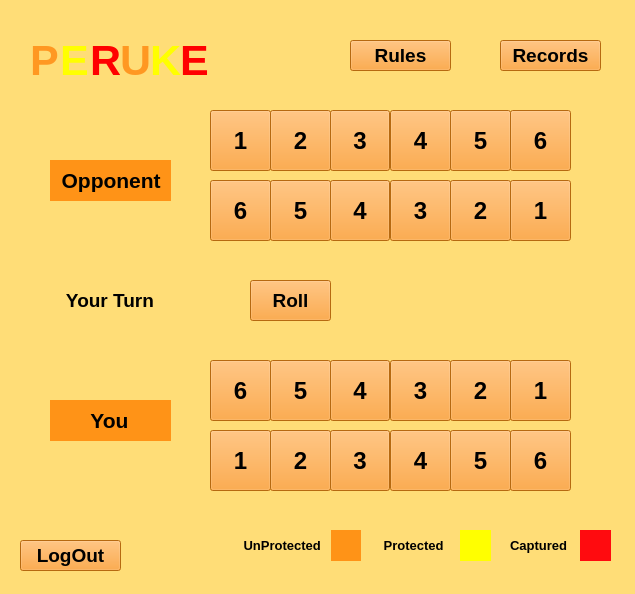
<?xml version="1.0" encoding="UTF-8"?>
<ui version="4.0">
 <class>MainWindow</class>
 <widget class="QMainWindow" name="MainWindow">
  <property name="geometry">
   <rect>
    <x>0</x>
    <y>0</y>
    <width>635</width>
    <height>594</height>
   </rect>
  </property>
  <property name="minimumSize">
   <size>
    <width>635</width>
    <height>594</height>
   </size>
  </property>
  <property name="maximumSize">
   <size>
    <width>635</width>
    <height>594</height>
   </size>
  </property>
  <property name="windowTitle">
   <string>MainWindow</string>
  </property>
  <property name="styleSheet">
   <string notr="true">background-color: rgb(255, 221, 119);</string>
  </property>
  <widget class="QWidget" name="centralwidget">
   <widget class="QPushButton" name="p1P1">
    <property name="geometry">
     <rect>
      <x>210</x>
      <y>430</y>
      <width>61</width>
      <height>61</height>
     </rect>
    </property>
    <property name="font">
     <font>
      <pointsize>18</pointsize>
      <weight>75</weight>
      <bold>true</bold>
     </font>
    </property>
    <property name="styleSheet">
     <string notr="true">background-color: rgb(255, 147, 23);</string>
    </property>
    <property name="text">
     <string>1</string>
    </property>
   </widget>
   <widget class="QPushButton" name="p1P2">
    <property name="geometry">
     <rect>
      <x>270</x>
      <y>430</y>
      <width>61</width>
      <height>61</height>
     </rect>
    </property>
    <property name="font">
     <font>
      <pointsize>18</pointsize>
      <weight>75</weight>
      <bold>true</bold>
     </font>
    </property>
    <property name="styleSheet">
     <string notr="true">background-color: rgb(255, 147, 23);</string>
    </property>
    <property name="text">
     <string>2</string>
    </property>
   </widget>
   <widget class="QPushButton" name="p1P3">
    <property name="geometry">
     <rect>
      <x>330</x>
      <y>430</y>
      <width>60</width>
      <height>61</height>
     </rect>
    </property>
    <property name="font">
     <font>
      <pointsize>18</pointsize>
      <weight>75</weight>
      <bold>true</bold>
     </font>
    </property>
    <property name="styleSheet">
     <string notr="true">background-color: rgb(255, 147, 23);</string>
    </property>
    <property name="text">
     <string>3</string>
    </property>
   </widget>
   <widget class="QPushButton" name="p1P4">
    <property name="geometry">
     <rect>
      <x>390</x>
      <y>430</y>
      <width>61</width>
      <height>61</height>
     </rect>
    </property>
    <property name="font">
     <font>
      <pointsize>18</pointsize>
      <weight>75</weight>
      <bold>true</bold>
     </font>
    </property>
    <property name="styleSheet">
     <string notr="true">background-color: rgb(255, 147, 23);</string>
    </property>
    <property name="text">
     <string>4</string>
    </property>
   </widget>
   <widget class="QPushButton" name="p1P5">
    <property name="geometry">
     <rect>
      <x>450</x>
      <y>430</y>
      <width>61</width>
      <height>61</height>
     </rect>
    </property>
    <property name="font">
     <font>
      <pointsize>18</pointsize>
      <weight>75</weight>
      <bold>true</bold>
     </font>
    </property>
    <property name="styleSheet">
     <string notr="true">background-color: rgb(255, 147, 23);</string>
    </property>
    <property name="text">
     <string>5</string>
    </property>
   </widget>
   <widget class="QPushButton" name="p1P6">
    <property name="geometry">
     <rect>
      <x>510</x>
      <y>430</y>
      <width>61</width>
      <height>61</height>
     </rect>
    </property>
    <property name="font">
     <font>
      <pointsize>18</pointsize>
      <weight>75</weight>
      <bold>true</bold>
     </font>
    </property>
    <property name="styleSheet">
     <string notr="true">background-color: rgb(255, 147, 23);</string>
    </property>
    <property name="text">
     <string>6</string>
    </property>
   </widget>
   <widget class="QPushButton" name="p1S5">
    <property name="geometry">
     <rect>
      <x>270</x>
      <y>360</y>
      <width>61</width>
      <height>61</height>
     </rect>
    </property>
    <property name="font">
     <font>
      <pointsize>18</pointsize>
      <weight>75</weight>
      <bold>true</bold>
     </font>
    </property>
    <property name="styleSheet">
     <string notr="true">background-color: rgb(255, 147, 23);</string>
    </property>
    <property name="text">
     <string>5</string>
    </property>
   </widget>
   <widget class="QPushButton" name="p1S4">
    <property name="geometry">
     <rect>
      <x>330</x>
      <y>360</y>
      <width>60</width>
      <height>61</height>
     </rect>
    </property>
    <property name="font">
     <font>
      <pointsize>18</pointsize>
      <weight>75</weight>
      <bold>true</bold>
     </font>
    </property>
    <property name="styleSheet">
     <string notr="true">background-color: rgb(255, 147, 23);</string>
    </property>
    <property name="text">
     <string>4</string>
    </property>
   </widget>
   <widget class="QPushButton" name="p1S6">
    <property name="geometry">
     <rect>
      <x>210</x>
      <y>360</y>
      <width>61</width>
      <height>61</height>
     </rect>
    </property>
    <property name="font">
     <font>
      <pointsize>18</pointsize>
      <weight>75</weight>
      <bold>true</bold>
     </font>
    </property>
    <property name="styleSheet">
     <string notr="true">background-color: rgb(255, 147, 23);</string>
    </property>
    <property name="text">
     <string>6</string>
    </property>
   </widget>
   <widget class="QPushButton" name="p1S3">
    <property name="geometry">
     <rect>
      <x>390</x>
      <y>360</y>
      <width>61</width>
      <height>61</height>
     </rect>
    </property>
    <property name="font">
     <font>
      <pointsize>18</pointsize>
      <weight>75</weight>
      <bold>true</bold>
     </font>
    </property>
    <property name="styleSheet">
     <string notr="true">background-color: rgb(255, 147, 23);</string>
    </property>
    <property name="text">
     <string>3</string>
    </property>
   </widget>
   <widget class="QPushButton" name="p1S1">
    <property name="geometry">
     <rect>
      <x>510</x>
      <y>360</y>
      <width>61</width>
      <height>61</height>
     </rect>
    </property>
    <property name="font">
     <font>
      <pointsize>18</pointsize>
      <weight>75</weight>
      <bold>true</bold>
     </font>
    </property>
    <property name="styleSheet">
     <string notr="true">background-color: rgb(255, 147, 23);</string>
    </property>
    <property name="text">
     <string>1</string>
    </property>
   </widget>
   <widget class="QPushButton" name="p1S2">
    <property name="geometry">
     <rect>
      <x>450</x>
      <y>360</y>
      <width>61</width>
      <height>61</height>
     </rect>
    </property>
    <property name="font">
     <font>
      <pointsize>18</pointsize>
      <weight>75</weight>
      <bold>true</bold>
     </font>
    </property>
    <property name="styleSheet">
     <string notr="true">background-color: rgb(255, 147, 23);</string>
    </property>
    <property name="text">
     <string>2</string>
    </property>
   </widget>
   <widget class="QPushButton" name="p2S4">
    <property name="geometry">
     <rect>
      <x>330</x>
      <y>180</y>
      <width>60</width>
      <height>61</height>
     </rect>
    </property>
    <property name="font">
     <font>
      <pointsize>18</pointsize>
      <weight>75</weight>
      <bold>true</bold>
     </font>
    </property>
    <property name="styleSheet">
     <string notr="true">background-color: rgb(255, 147, 23);</string>
    </property>
    <property name="text">
     <string>4</string>
    </property>
   </widget>
   <widget class="QPushButton" name="p2P2">
    <property name="geometry">
     <rect>
      <x>270</x>
      <y>110</y>
      <width>61</width>
      <height>61</height>
     </rect>
    </property>
    <property name="font">
     <font>
      <pointsize>18</pointsize>
      <weight>75</weight>
      <bold>true</bold>
     </font>
    </property>
    <property name="styleSheet">
     <string notr="true">background-color: rgb(255, 147, 23);</string>
    </property>
    <property name="text">
     <string>2</string>
    </property>
   </widget>
   <widget class="QPushButton" name="p2S3">
    <property name="geometry">
     <rect>
      <x>390</x>
      <y>180</y>
      <width>61</width>
      <height>61</height>
     </rect>
    </property>
    <property name="font">
     <font>
      <pointsize>18</pointsize>
      <weight>75</weight>
      <bold>true</bold>
     </font>
    </property>
    <property name="styleSheet">
     <string notr="true">background-color: rgb(255, 147, 23);</string>
    </property>
    <property name="text">
     <string>3</string>
    </property>
   </widget>
   <widget class="QPushButton" name="p2P3">
    <property name="geometry">
     <rect>
      <x>330</x>
      <y>110</y>
      <width>60</width>
      <height>61</height>
     </rect>
    </property>
    <property name="font">
     <font>
      <pointsize>18</pointsize>
      <weight>75</weight>
      <bold>true</bold>
     </font>
    </property>
    <property name="styleSheet">
     <string notr="true">background-color: rgb(255, 147, 23);</string>
    </property>
    <property name="text">
     <string>3</string>
    </property>
   </widget>
   <widget class="QPushButton" name="p2S1">
    <property name="geometry">
     <rect>
      <x>510</x>
      <y>180</y>
      <width>61</width>
      <height>61</height>
     </rect>
    </property>
    <property name="font">
     <font>
      <pointsize>18</pointsize>
      <weight>75</weight>
      <bold>true</bold>
     </font>
    </property>
    <property name="styleSheet">
     <string notr="true">background-color: rgb(255, 147, 23);</string>
    </property>
    <property name="text">
     <string>1</string>
    </property>
   </widget>
   <widget class="QPushButton" name="p2S2">
    <property name="geometry">
     <rect>
      <x>450</x>
      <y>180</y>
      <width>61</width>
      <height>61</height>
     </rect>
    </property>
    <property name="font">
     <font>
      <pointsize>18</pointsize>
      <weight>75</weight>
      <bold>true</bold>
     </font>
    </property>
    <property name="styleSheet">
     <string notr="true">background-color: rgb(255, 147, 23);</string>
    </property>
    <property name="text">
     <string>2</string>
    </property>
   </widget>
   <widget class="QPushButton" name="p2P1">
    <property name="geometry">
     <rect>
      <x>210</x>
      <y>110</y>
      <width>61</width>
      <height>61</height>
     </rect>
    </property>
    <property name="font">
     <font>
      <pointsize>18</pointsize>
      <weight>75</weight>
      <bold>true</bold>
     </font>
    </property>
    <property name="styleSheet">
     <string notr="true">background-color: rgb(255, 147, 23);</string>
    </property>
    <property name="text">
     <string>1</string>
    </property>
   </widget>
   <widget class="QPushButton" name="p2S6">
    <property name="geometry">
     <rect>
      <x>210</x>
      <y>180</y>
      <width>61</width>
      <height>61</height>
     </rect>
    </property>
    <property name="font">
     <font>
      <pointsize>18</pointsize>
      <weight>75</weight>
      <bold>true</bold>
     </font>
    </property>
    <property name="styleSheet">
     <string notr="true">background-color: rgb(255, 147, 23);</string>
    </property>
    <property name="text">
     <string>6</string>
    </property>
   </widget>
   <widget class="QPushButton" name="p2P4">
    <property name="geometry">
     <rect>
      <x>390</x>
      <y>110</y>
      <width>61</width>
      <height>61</height>
     </rect>
    </property>
    <property name="font">
     <font>
      <pointsize>18</pointsize>
      <weight>75</weight>
      <bold>true</bold>
     </font>
    </property>
    <property name="styleSheet">
     <string notr="true">background-color: rgb(255, 147, 23);</string>
    </property>
    <property name="text">
     <string>4</string>
    </property>
   </widget>
   <widget class="QPushButton" name="p2S5">
    <property name="geometry">
     <rect>
      <x>270</x>
      <y>180</y>
      <width>61</width>
      <height>61</height>
     </rect>
    </property>
    <property name="font">
     <font>
      <pointsize>18</pointsize>
      <weight>75</weight>
      <bold>true</bold>
     </font>
    </property>
    <property name="styleSheet">
     <string notr="true">background-color: rgb(255, 147, 23);</string>
    </property>
    <property name="text">
     <string>5</string>
    </property>
   </widget>
   <widget class="QPushButton" name="p2P6">
    <property name="geometry">
     <rect>
      <x>510</x>
      <y>110</y>
      <width>61</width>
      <height>61</height>
     </rect>
    </property>
    <property name="font">
     <font>
      <pointsize>18</pointsize>
      <weight>75</weight>
      <bold>true</bold>
     </font>
    </property>
    <property name="styleSheet">
     <string notr="true">background-color: rgb(255, 147, 23);</string>
    </property>
    <property name="text">
     <string>6</string>
    </property>
   </widget>
   <widget class="QPushButton" name="p2P5">
    <property name="geometry">
     <rect>
      <x>450</x>
      <y>110</y>
      <width>61</width>
      <height>61</height>
     </rect>
    </property>
    <property name="font">
     <font>
      <pointsize>18</pointsize>
      <weight>75</weight>
      <bold>true</bold>
     </font>
    </property>
    <property name="styleSheet">
     <string notr="true">background-color: rgb(255, 147, 23);</string>
    </property>
    <property name="text">
     <string>5</string>
    </property>
   </widget>
   <widget class="QLabel" name="P2_label">
    <property name="geometry">
     <rect>
      <x>50</x>
      <y>160</y>
      <width>121</width>
      <height>41</height>
     </rect>
    </property>
    <property name="font">
     <font>
      <pointsize>16</pointsize>
      <weight>75</weight>
      <bold>true</bold>
     </font>
    </property>
    <property name="layoutDirection">
     <enum>Qt::LeftToRight</enum>
    </property>
    <property name="styleSheet">
     <string notr="true">background-color: rgb(255, 147, 23);</string>
    </property>
    <property name="text">
     <string>  Opponent</string>
    </property>
    <property name="scaledContents">
     <bool>false</bool>
    </property>
   </widget>
   <widget class="QLabel" name="P2_label_2">
    <property name="geometry">
     <rect>
      <x>50</x>
      <y>400</y>
      <width>121</width>
      <height>41</height>
     </rect>
    </property>
    <property name="font">
     <font>
      <pointsize>16</pointsize>
      <weight>75</weight>
      <bold>true</bold>
     </font>
    </property>
    <property name="layoutDirection">
     <enum>Qt::LeftToRight</enum>
    </property>
    <property name="styleSheet">
     <string notr="true">background-color: rgb(255, 147, 23);</string>
    </property>
    <property name="text">
     <string>       You</string>
    </property>
    <property name="scaledContents">
     <bool>false</bool>
    </property>
   </widget>
   <widget class="QPushButton" name="btn_records">
    <property name="geometry">
     <rect>
      <x>500</x>
      <y>40</y>
      <width>101</width>
      <height>31</height>
     </rect>
    </property>
    <property name="font">
     <font>
      <pointsize>14</pointsize>
      <weight>75</weight>
      <bold>true</bold>
     </font>
    </property>
    <property name="styleSheet">
     <string notr="true">background-color: rgb(255, 147, 23);</string>
    </property>
    <property name="text">
     <string>Records</string>
    </property>
   </widget>
   <widget class="QPushButton" name="btn_rules">
    <property name="geometry">
     <rect>
      <x>350</x>
      <y>40</y>
      <width>101</width>
      <height>31</height>
     </rect>
    </property>
    <property name="font">
     <font>
      <pointsize>14</pointsize>
      <weight>75</weight>
      <bold>true</bold>
     </font>
    </property>
    <property name="styleSheet">
     <string notr="true">background-color: rgb(255, 147, 23);</string>
    </property>
    <property name="text">
     <string>Rules</string>
    </property>
   </widget>
   <widget class="QPushButton" name="btn_roll">
    <property name="geometry">
     <rect>
      <x>250</x>
      <y>280</y>
      <width>81</width>
      <height>41</height>
     </rect>
    </property>
    <property name="font">
     <font>
      <pointsize>14</pointsize>
      <weight>75</weight>
      <bold>true</bold>
     </font>
    </property>
    <property name="styleSheet">
     <string notr="true">background-color: rgb(255, 147, 23);</string>
    </property>
    <property name="text">
     <string>Roll</string>
    </property>
   </widget>
   <widget class="QLabel" name="dice_values">
    <property name="geometry">
     <rect>
      <x>360</x>
      <y>280</y>
      <width>151</width>
      <height>41</height>
     </rect>
    </property>
    <property name="font">
     <font>
      <pointsize>14</pointsize>
      <weight>75</weight>
      <bold>true</bold>
     </font>
    </property>
    <property name="layoutDirection">
     <enum>Qt::LeftToRight</enum>
    </property>
    <property name="styleSheet">
     <string notr="true"/>
    </property>
    <property name="text">
     <string/>
    </property>
    <property name="scaledContents">
     <bool>false</bool>
    </property>
   </widget>
   <widget class="QLabel" name="player_label">
    <property name="geometry">
     <rect>
      <x>40</x>
      <y>280</y>
      <width>181</width>
      <height>41</height>
     </rect>
    </property>
    <property name="font">
     <font>
      <pointsize>14</pointsize>
      <weight>75</weight>
      <bold>true</bold>
     </font>
    </property>
    <property name="layoutDirection">
     <enum>Qt::LeftToRight</enum>
    </property>
    <property name="styleSheet">
     <string notr="true"/>
    </property>
    <property name="text">
     <string>     Your Turn</string>
    </property>
    <property name="scaledContents">
     <bool>false</bool>
    </property>
   </widget>
   <widget class="QLabel" name="c1">
    <property name="geometry">
     <rect>
      <x>330</x>
      <y>530</y>
      <width>31</width>
      <height>31</height>
     </rect>
    </property>
    <property name="font">
     <font>
      <pointsize>16</pointsize>
      <weight>75</weight>
      <bold>true</bold>
     </font>
    </property>
    <property name="layoutDirection">
     <enum>Qt::LeftToRight</enum>
    </property>
    <property name="styleSheet">
     <string notr="true">background-color: rgb(255, 147, 23);</string>
    </property>
    <property name="text">
     <string/>
    </property>
    <property name="scaledContents">
     <bool>false</bool>
    </property>
   </widget>
   <widget class="QLabel" name="c1_2">
    <property name="geometry">
     <rect>
      <x>460</x>
      <y>530</y>
      <width>31</width>
      <height>31</height>
     </rect>
    </property>
    <property name="font">
     <font>
      <pointsize>16</pointsize>
      <weight>75</weight>
      <bold>true</bold>
     </font>
    </property>
    <property name="layoutDirection">
     <enum>Qt::LeftToRight</enum>
    </property>
    <property name="styleSheet">
     <string notr="true">background-color : yellow</string>
    </property>
    <property name="text">
     <string/>
    </property>
    <property name="scaledContents">
     <bool>false</bool>
    </property>
   </widget>
   <widget class="QLabel" name="c1_3">
    <property name="geometry">
     <rect>
      <x>580</x>
      <y>530</y>
      <width>31</width>
      <height>31</height>
     </rect>
    </property>
    <property name="font">
     <font>
      <pointsize>16</pointsize>
      <weight>75</weight>
      <bold>true</bold>
     </font>
    </property>
    <property name="layoutDirection">
     <enum>Qt::LeftToRight</enum>
    </property>
    <property name="styleSheet">
     <string notr="true">background-color: rgb(255, 11, 15);</string>
    </property>
    <property name="text">
     <string/>
    </property>
    <property name="scaledContents">
     <bool>false</bool>
    </property>
   </widget>
   <widget class="QLabel" name="P2_label_3">
    <property name="geometry">
     <rect>
      <x>240</x>
      <y>530</y>
      <width>91</width>
      <height>31</height>
     </rect>
    </property>
    <property name="font">
     <font>
      <pointsize>10</pointsize>
      <weight>75</weight>
      <bold>true</bold>
     </font>
    </property>
    <property name="layoutDirection">
     <enum>Qt::LeftToRight</enum>
    </property>
    <property name="styleSheet">
     <string notr="true"/>
    </property>
    <property name="text">
     <string> UnProtected</string>
    </property>
    <property name="scaledContents">
     <bool>false</bool>
    </property>
   </widget>
   <widget class="QLabel" name="P2_label_4">
    <property name="geometry">
     <rect>
      <x>380</x>
      <y>530</y>
      <width>71</width>
      <height>31</height>
     </rect>
    </property>
    <property name="font">
     <font>
      <pointsize>10</pointsize>
      <weight>75</weight>
      <bold>true</bold>
     </font>
    </property>
    <property name="layoutDirection">
     <enum>Qt::LeftToRight</enum>
    </property>
    <property name="styleSheet">
     <string notr="true"/>
    </property>
    <property name="text">
     <string> Protected</string>
    </property>
    <property name="scaledContents">
     <bool>false</bool>
    </property>
   </widget>
   <widget class="QLabel" name="P2_label_5">
    <property name="geometry">
     <rect>
      <x>510</x>
      <y>530</y>
      <width>61</width>
      <height>31</height>
     </rect>
    </property>
    <property name="font">
     <font>
      <pointsize>10</pointsize>
      <weight>75</weight>
      <bold>true</bold>
     </font>
    </property>
    <property name="layoutDirection">
     <enum>Qt::LeftToRight</enum>
    </property>
    <property name="styleSheet">
     <string notr="true"/>
    </property>
    <property name="text">
     <string>Captured</string>
    </property>
    <property name="scaledContents">
     <bool>false</bool>
    </property>
   </widget>
   <widget class="QLabel" name="P2_label_6">
    <property name="geometry">
     <rect>
      <x>30</x>
      <y>40</y>
      <width>31</width>
      <height>41</height>
     </rect>
    </property>
    <property name="font">
     <font>
      <pointsize>32</pointsize>
      <weight>75</weight>
      <bold>true</bold>
     </font>
    </property>
    <property name="layoutDirection">
     <enum>Qt::LeftToRight</enum>
    </property>
    <property name="styleSheet">
     <string notr="true">color: rgb(255, 152, 34);</string>
    </property>
    <property name="text">
     <string>P</string>
    </property>
    <property name="scaledContents">
     <bool>false</bool>
    </property>
   </widget>
   <widget class="QLabel" name="P2_label_7">
    <property name="geometry">
     <rect>
      <x>60</x>
      <y>40</y>
      <width>31</width>
      <height>41</height>
     </rect>
    </property>
    <property name="font">
     <font>
      <pointsize>32</pointsize>
      <weight>75</weight>
      <bold>true</bold>
     </font>
    </property>
    <property name="layoutDirection">
     <enum>Qt::LeftToRight</enum>
    </property>
    <property name="styleSheet">
     <string notr="true">color: rgb(255, 255, 0);</string>
    </property>
    <property name="text">
     <string>E</string>
    </property>
    <property name="scaledContents">
     <bool>false</bool>
    </property>
   </widget>
   <widget class="QLabel" name="P2_label_8">
    <property name="geometry">
     <rect>
      <x>90</x>
      <y>40</y>
      <width>31</width>
      <height>41</height>
     </rect>
    </property>
    <property name="font">
     <font>
      <pointsize>32</pointsize>
      <weight>75</weight>
      <bold>true</bold>
     </font>
    </property>
    <property name="layoutDirection">
     <enum>Qt::LeftToRight</enum>
    </property>
    <property name="styleSheet">
     <string notr="true">color: rgb(255, 0, 0);</string>
    </property>
    <property name="text">
     <string>R</string>
    </property>
    <property name="scaledContents">
     <bool>false</bool>
    </property>
   </widget>
   <widget class="QLabel" name="P2_label_9">
    <property name="geometry">
     <rect>
      <x>120</x>
      <y>40</y>
      <width>31</width>
      <height>41</height>
     </rect>
    </property>
    <property name="font">
     <font>
      <pointsize>32</pointsize>
      <weight>75</weight>
      <bold>true</bold>
     </font>
    </property>
    <property name="layoutDirection">
     <enum>Qt::LeftToRight</enum>
    </property>
    <property name="styleSheet">
     <string notr="true">color: rgb(255, 152, 34);</string>
    </property>
    <property name="text">
     <string>U</string>
    </property>
    <property name="scaledContents">
     <bool>false</bool>
    </property>
   </widget>
   <widget class="QLabel" name="P2_label_10">
    <property name="geometry">
     <rect>
      <x>150</x>
      <y>40</y>
      <width>31</width>
      <height>41</height>
     </rect>
    </property>
    <property name="font">
     <font>
      <pointsize>32</pointsize>
      <weight>75</weight>
      <bold>true</bold>
     </font>
    </property>
    <property name="layoutDirection">
     <enum>Qt::LeftToRight</enum>
    </property>
    <property name="styleSheet">
     <string notr="true">color: rgb(255, 255, 0);</string>
    </property>
    <property name="text">
     <string>K</string>
    </property>
    <property name="scaledContents">
     <bool>false</bool>
    </property>
   </widget>
   <widget class="QLabel" name="P2_label_11">
    <property name="geometry">
     <rect>
      <x>180</x>
      <y>40</y>
      <width>31</width>
      <height>41</height>
     </rect>
    </property>
    <property name="font">
     <font>
      <pointsize>32</pointsize>
      <weight>75</weight>
      <bold>true</bold>
     </font>
    </property>
    <property name="layoutDirection">
     <enum>Qt::LeftToRight</enum>
    </property>
    <property name="styleSheet">
     <string notr="true">color: rgb(255, 0, 0);</string>
    </property>
    <property name="text">
     <string>E</string>
    </property>
    <property name="scaledContents">
     <bool>false</bool>
    </property>
   </widget>
   <widget class="QPushButton" name="btn_logout">
    <property name="geometry">
     <rect>
      <x>20</x>
      <y>540</y>
      <width>101</width>
      <height>31</height>
     </rect>
    </property>
    <property name="font">
     <font>
      <pointsize>14</pointsize>
      <weight>75</weight>
      <bold>true</bold>
     </font>
    </property>
    <property name="styleSheet">
     <string notr="true">background-color: rgb(255, 147, 23);</string>
    </property>
    <property name="text">
     <string>LogOut</string>
    </property>
   </widget>
  </widget>
 </widget>
 <resources/>
 <connections/>
</ui>
